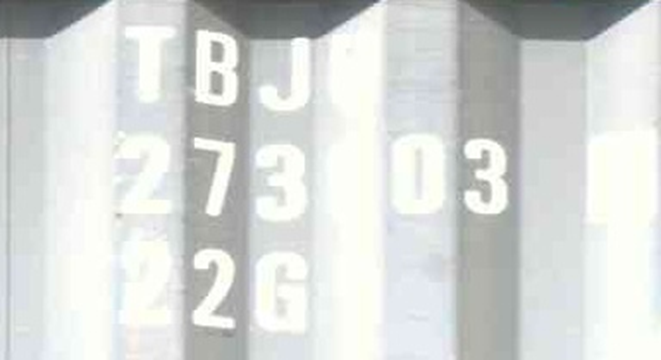
#> input picture Retinex/data/img.png, 661 x 360 px
$ python 3.msrcp.py
#> lines starting #> are read from the running program, lines starting #| are printed output that depends on the picture
"""
@Name: 3.msrcp.py
@Auth: Huohuo
@Date: 2023/3/14-15:59
@Desc:
@Ver :
code_idea
"""
import cv2
import numpy as np
from utils import show

def SSR(src, ker_size, sigma):
    # calculate the gaussian filter result : L(x,y)
    img_L = cv2.GaussianBlur(src, (ker_size, ker_size), sigma)
    img_L = np.where(img_L == 0, 0.01, img_L)
    # --------Log[R(x,y)] = Log[I(x,y)]-Log[L(x,y)]----------
    # log_img_I = np.log10(src.copy().astype(np.float32))
    log_img_I = np.log10(src.copy())
    # log_img_L = np.log10(img_L.copy().astype(np.float32))
    log_img_L = np.log10(img_L.copy() + 0.01)
    log_img_R = log_img_I - log_img_L
    img_R = np.power(10, log_img_R)
    return img_R


def msr(img, sigma_list=[15, 80, 250]):
    board = np.zeros(img.shape)
    board1 = np.zeros(img.shape)
    for sigmai in sigma_list:
        board = SSR(img, 0, sigmai)
        board1 += (board / 3)       # 这部分数值计算有问题
    return board

def colorRestoration(img, alpha, beta):
    color_restoration = np.zeros(img.shape)
    for i in range(img.shape[2]):
        img_sum = np.sum(img[:, :, i])
        color_restoration[:, :, i] = beta * (np.log10(alpha * img[:, :, i]) - np.log10(img_sum))
    return color_restoration


def msrcp(img):
    Int = (img[:, :, 0] + img[:, :, 1] + img[:, :, 2]) / 3
    msr_img = msr(Int)
    balance = gray_stretch(msr_img)
    img_msrcp = np.zeros_like(img)
    for i in range(img.shape[0]):
        for j in range(img.shape[1]):
            B = max(img[i, j, 0], img[i, j, 2], img[i, j, 3])
            for c in range(img.shape[2]):
                A = min(255/B, balance[i, j, c]/Int[i, j, c])
                img_msrcp[i, j, c] = A * img[i, j, c]
    return img_msrcp

def adjust_gamma(new_imgs, gamma=10):
    board = np.zeros(new_imgs.shape)
    for i in range(new_imgs.shape[2]):
        board[:, :, i] = (new_imgs[:, :, i] - np.min(new_imgs[:, :, i])) / (np.max(new_imgs[:, :, i]) - np.min(new_imgs[:, :, i])) * 255
        board[:, :, i] = np.power(new_imgs[:, :, i], gamma)
    result = np.clip(board, 0, 255)
    return result

def gray_stretch(img_gray_stretch):
    for i in range(img_gray_stretch.shape[2]):
        img_gray_stretch[:, :, i] = (img_gray_stretch[:, :, i] - np.min(img_gray_stretch[:, :, i])) / (np.max(img_gray_stretch[:, :, i]) - np.min(img_gray_stretch[:, :, i])) * 255
    # 通过线性变换将数据转换成8位[uint8]
    log_uint8 = cv2.convertScaleAbs(img_gray_stretch)
    return log_uint8

img = cv2.imread("data/img.png")
#> img is the input picture: shape (360, 661, 3); mean B, G, R 215.3, 217.6, 214.6

img_msrcr = msrcp(img)
#> in msrcp, `Int = (img[:, :, 0] + img[:, :, 1] + img[:, :, 2]) / 3`:
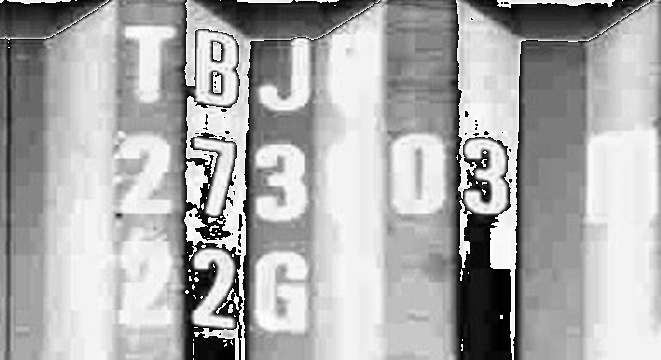
#> Int: shape (360, 661) float64; min 0, max 85, mean 57.3; drawn with min black and max white
#> the loop in msr, `for sigmai in sigma_list:` made 3 passes
#> pass 1, in SSR, `img_L = cv2.GaussianBlur(src, (ker_size, ker_size), sigma)`:
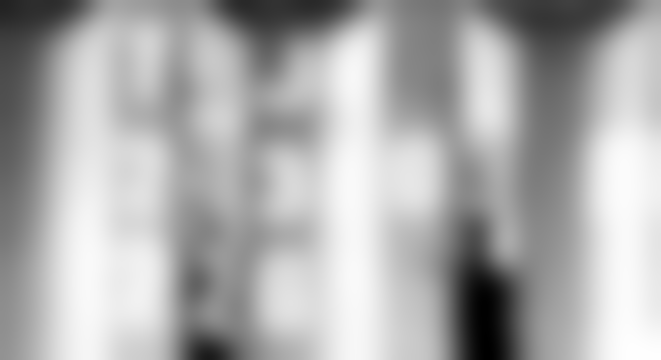
#> img_L: shape (360, 661) float64; min 7.71, max 80.74, mean 57.3; drawn with min black and max white
#> pass 1, in SSR, `log_img_I = np.log10(src.copy())`:
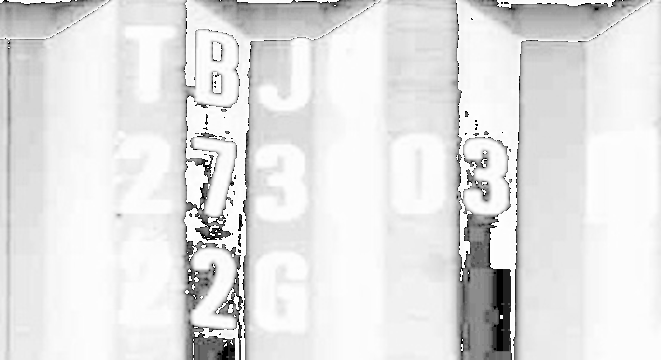
#> log_img_I: shape (360, 661) float64; 0.37% of the values are NaN or infinite; the others: min -0.477, max 1.93, mean 1.67; drawn with min black, max white, NaN and infinite black
#> pass 1, in SSR, `log_img_L = np.log10(img_L.copy() + 0.01)`:
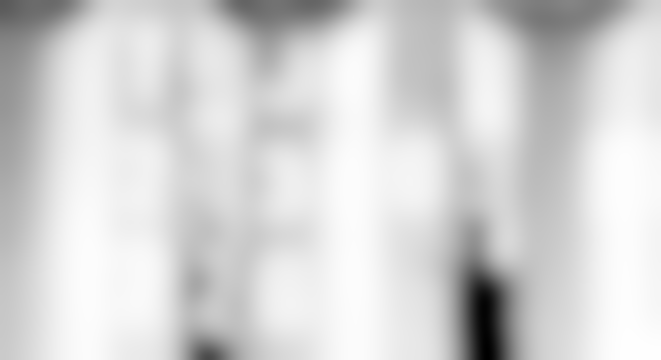
#> log_img_L: shape (360, 661) float64; min 0.888, max 1.91, mean 1.74; drawn with min black and max white
#> pass 1, in SSR, `log_img_R = log_img_I - log_img_L`:
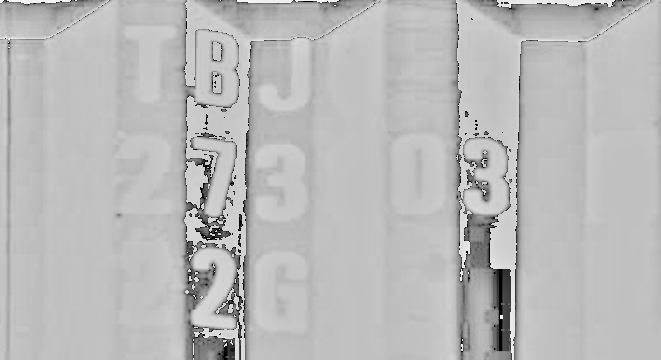
#> log_img_R: shape (360, 661) float64; 0.37% of the values are NaN or infinite; the others: min -2.3, max 0.755, mean -0.0628; drawn with min black, max white, NaN and infinite black
#> after the loop in msr, `for sigmai in sigma_list:`:
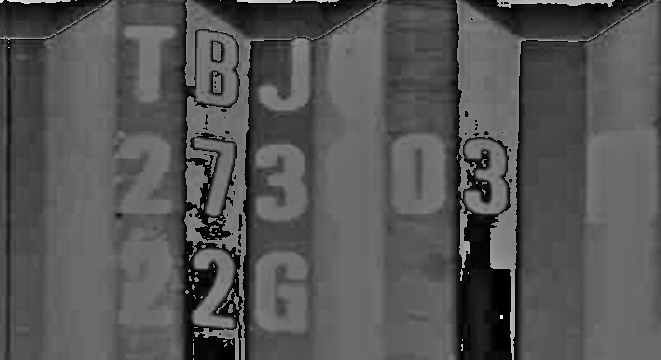
#> board1: shape (360, 661) float64; min 0, max 2.95, mean 0.989; drawn with min black and max white
#> (the run stopped early here; a loop or call above may not have finished)

$ run again, with Retinex/data/crop_0.png copied over Retinex/data/img.png
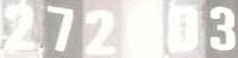
#> input picture Retinex/data/crop_0.png, 238 x 58 px
#> img is the input picture: shape (58, 238, 3); mean B, G, R 220.2, 224.3, 227.3
#> the loop in msr, `for sigmai in sigma_list:` made 3 passes
#> pass 1, in SSR, `log_img_R = log_img_I - log_img_L`:
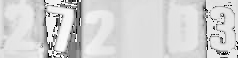
#> log_img_R: shape (58, 238) float64; 0.78% of the values are NaN or infinite; the others: min -2.25, max 0.352, mean -0.0815; drawn with min black, max white, NaN and infinite black
#> after the loop in msr, `for sigmai in sigma_list:`:
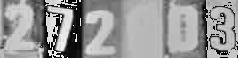
#> board1: shape (58, 238) float64; min 0, max 1.69, mean 0.994; drawn with min black and max white

$ run again, with Retinex/data/crop_2.png copied over Retinex/data/img.png
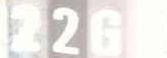
#> input picture Retinex/data/crop_2.png, 167 x 58 px
#> img is the input picture: shape (58, 167, 3); mean B, G, R 229.5, 233.5, 235.6
#> the loop in msr, `for sigmai in sigma_list:` made 3 passes
#> pass 1, in SSR, `log_img_R = log_img_I - log_img_L`:
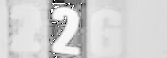
#> log_img_R: shape (58, 167) float64; 0.15% of the values are NaN or infinite; the others: min -2.15, max 0.349, mean -0.0754; drawn with min black, max white, NaN and infinite black
#> after the loop in msr, `for sigmai in sigma_list:`:
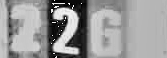
#> board1: shape (58, 167) float64; min 0, max 1.65, mean 0.993; drawn with min black and max white
